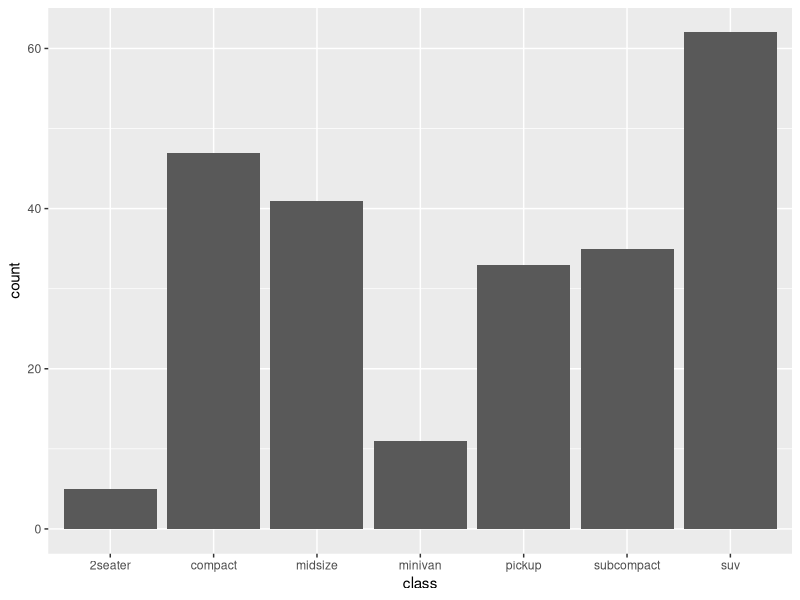
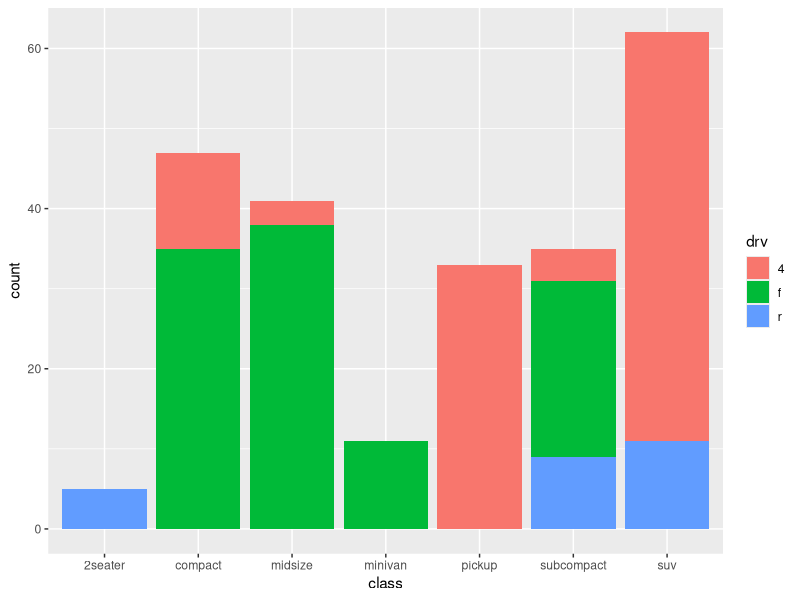
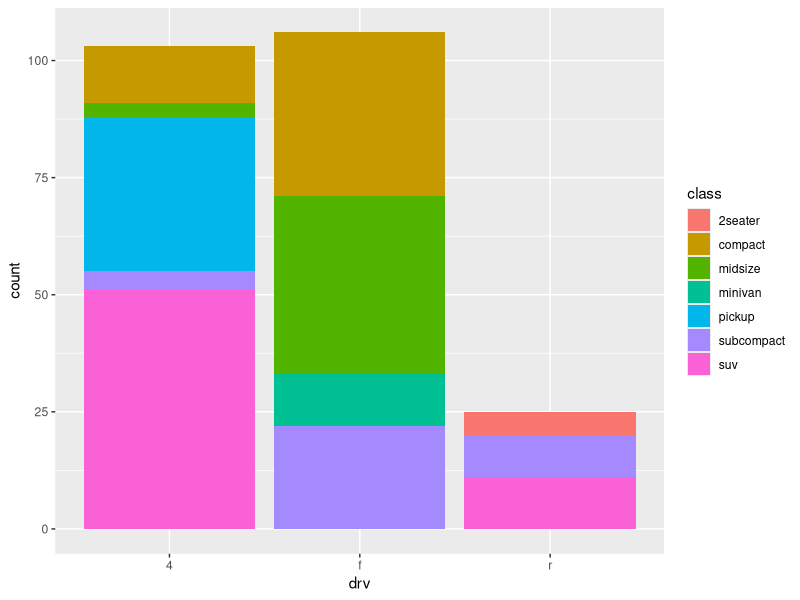
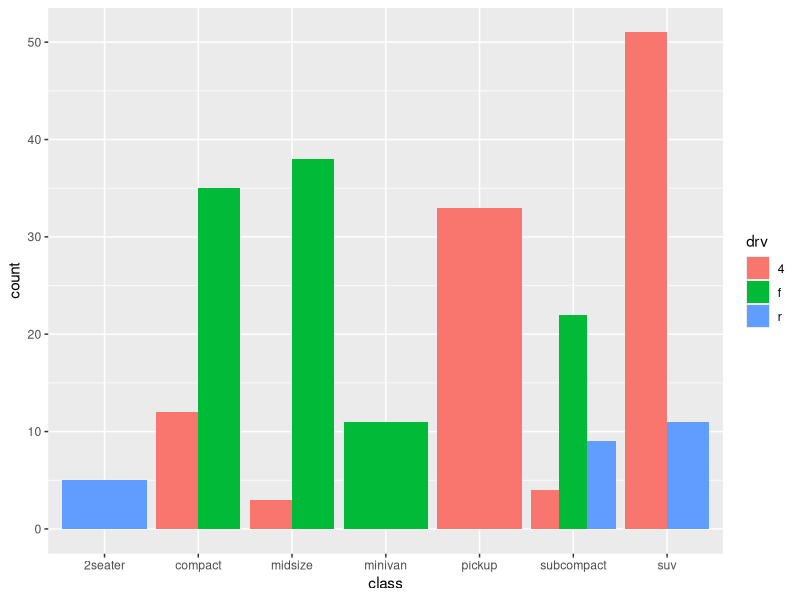
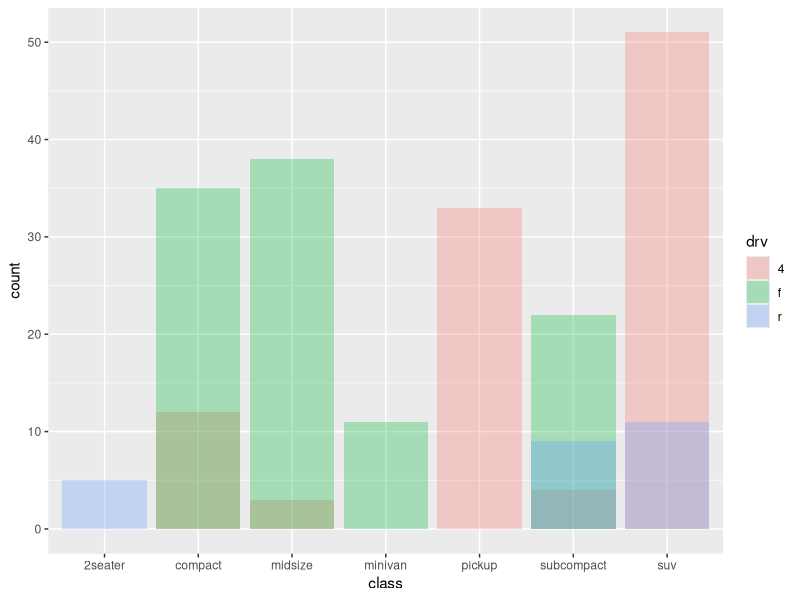
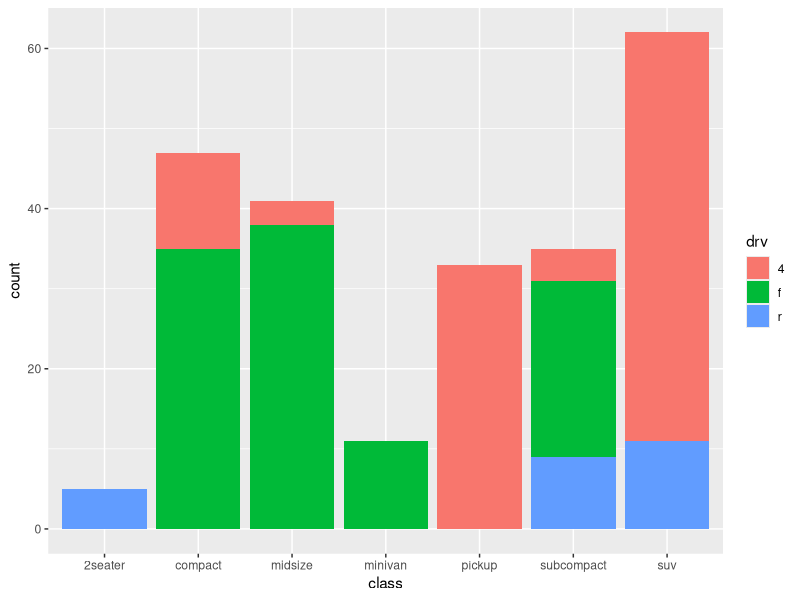
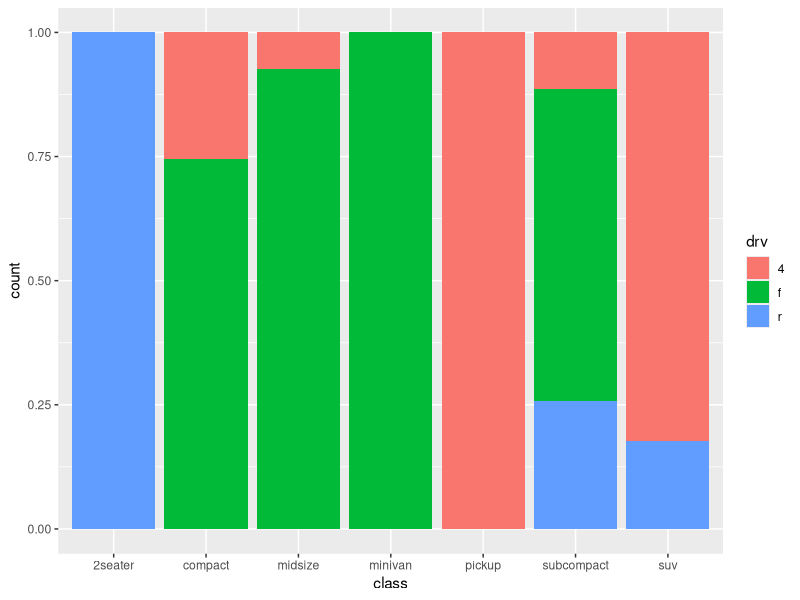
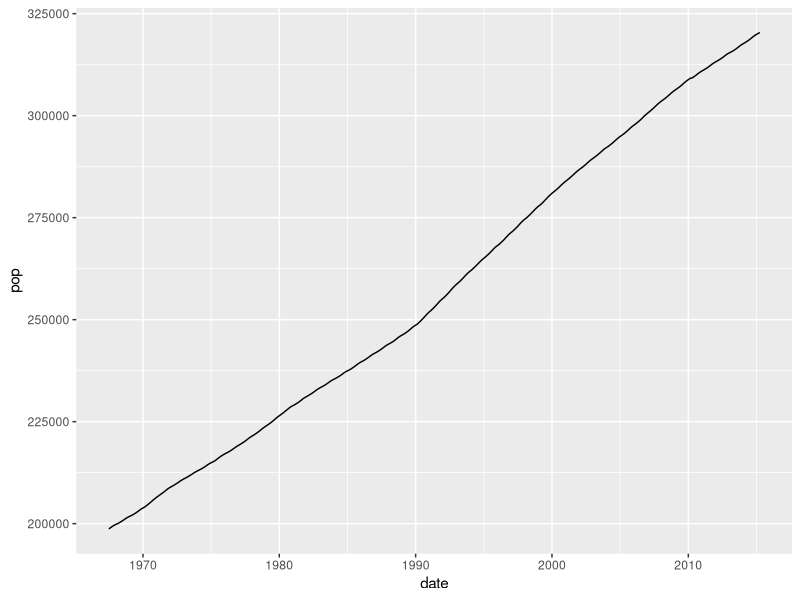

Source code (R) for these figures, in order:
library(tidyverse)

head(mpg)
tail(mpg)

# mpg 데이터 프레임에서, class별 자동차의 빈도수 시각화
ggplot(data = mpg, mapping = aes(x = class)) +
  geom_bar()

# class별 자동차의 빈도수. 자동차의 drv별로 막대 색깔을 다르게 시각화.
# class별, drv별 자동차 빈도수 시각화.
ggplot(data = mpg) +
  geom_bar(mapping = aes(x = class, fill = drv))

ggplot(data = mpg) +
  geom_bar(mapping = aes(x = drv, fill = class))

ggplot(data = mpg) +
  geom_bar(mapping = aes(x = class, fill = drv),
           position = 'dodge')
#> position = 'dodge': 막대를 옆으로 나란히 표시.

ggplot(data = mpg) +
  geom_bar(mapping = aes(x = class, fill = drv),
           position = 'identity', alpha = 0.3)
#> position = 'identity': 막대들을 겹쳐서 그림.
#> alpha: 투명도(0: 투명 ~ 1.0: 불투명)

ggplot(data = mpg) +
  geom_bar(mapping = aes(x = class, fill = drv),
           position = 'stack')
#> position = 'stack': 막대들을 위로 쌓아서 표시. 기본값 - 생략 가능.

ggplot(data = mpg) +
  geom_bar(mapping = aes(x = class, fill = drv),
           position = 'fill')
#> position = 'fill': 그룹들 간의 비율을 막대로 표시.

# 선그래프(line graph): 시계열(time series) 데이터를 표현할 때 많이 사용.
# 시계열 데이터: 날씨, 주식, 환율, 인구수, 감염자수.

# ggplot2:economics 예제 데이터 셋
head(economics)
tail(economics)
str(economics)

# 인구수(pop)의 시계열 그래프
ggplot(data = economics) +
  geom_line(mapping = aes(x = date, y = pop))

# 실업자수(unemploy)의 시계열 그래프
ggplot(data = economics) +
  geom_line(mapping = aes(x = date, y = unemploy))

# 인구대비 실업자비율 시계열 그래프.

# 개인저축률(psavert)의 시계열 그래프
ggplot(data = economics) +
  geom_line(mapping = aes(x = date, y = psavert))


# Faceting: 한개의 plot에 여러개의 그래프를 그리는 것.
# 구동방식(drv)별 고속도로연비(hwy) ~ 배기량(displ)의 산점도 그래프
ggplot(data = mpg) +
  geom_point(mapping = aes(x = displ, y = hwy, color = drv))

ggplot(data = mpg) +
  geom_point(mapping = aes(x = displ, y = hwy)) +
  facet_wrap(facets = ~ drv)

ggplot(data = mpg) +
  geom_point(mapping = aes(x = displ, y = hwy)) +
  facet_grid(facets = drv ~ .)

ggplot(data = mpg) +
  geom_point(mapping = aes(x = displ, y = hwy)) +
  facet_grid(facets = . ~ drv)

# drv(구동방식), cyl(실린더 개수)별 hwy ~ displ 산점도 그래프
ggplot(data = mpg) +
  geom_point(mapping = aes(x = displ, y = hwy, 
                           color = drv, 
                           shape = as.factor(cyl)))

ggplot(data = mpg) +
  geom_point(mapping = aes(x = displ, y = hwy)) +
  facet_grid(facets = cyl ~ drv)

# drv별 hwy의 boxplot을 시각화. facet을 사용.
ggplot(data = mpg) +
  geom_boxplot(mapping = aes(y = hwy)) +
  facet_grid(facets = . ~ drv)

ggplot(data = mpg) +
  geom_boxplot(mapping = aes(y = hwy)) +
  facet_grid(facets = drv ~ .)

ggplot(data = mpg) +
  geom_boxplot(mapping = aes(x = hwy)) +
  facet_grid(facets = drv ~ .)
